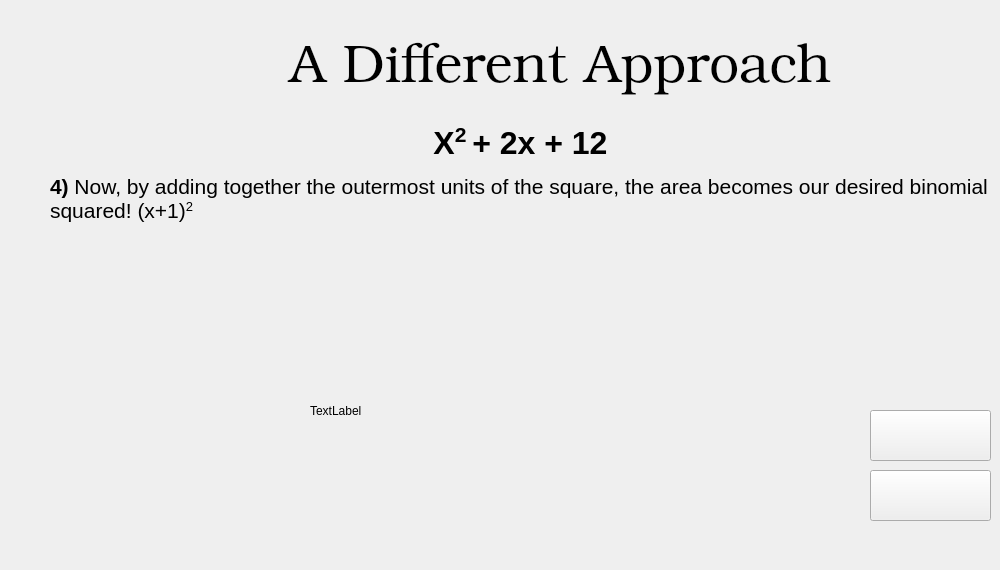
   <widget class="QWidget" name="backgroundPage5">
    <widget class="QLabel" name="img_5">
     <property name="geometry">
      <rect>
       <x>310</x>
       <y>260</y>
       <width>520</width>
       <height>301</height>
      </rect>
     </property>
     <property name="text">
      <string>TextLabel</string>
     </property>
    </widget>
    <widget class="QPushButton" name="levelButton_6">
     <property name="geometry">
      <rect>
       <x>870</x>
       <y>470</y>
       <width>121</width>
       <height>51</height>
      </rect>
     </property>
     <property name="styleSheet">
      <string notr="true">border-image : url(:/Pictures/selectlevel.png)</string>
     </property>
     <property name="text">
      <string/>
     </property>
    </widget>
    <widget class="QLabel" name="backgroundText_5">
     <property name="geometry">
      <rect>
       <x>50</x>
       <y>110</y>
       <width>941</width>
       <height>141</height>
      </rect>
     </property>
     <property name="styleSheet">
      <string notr="true"/>
     </property>
     <property name="text">
      <string>&lt;html&gt;&lt;head/&gt;&lt;body&gt;&lt;p align=&quot;center&quot;&gt;&lt;span style=&quot; font-size:24pt; font-weight:600;&quot;&gt;X&lt;/span&gt;&lt;span style=&quot; font-size:24pt; font-weight:600; vertical-align:super;&quot;&gt;2 &lt;/span&gt;&lt;span style=&quot; font-size:24pt; font-weight:600;&quot;&gt;+ 2x + 12&lt;/span&gt;&lt;/p&gt;&lt;p&gt;&lt;span style=&quot; font-size:16pt; font-weight:600;&quot;&gt;4) &lt;/span&gt;&lt;span style=&quot; font-size:16pt;&quot;&gt;Now, by adding together the outermost units of the square, the area becomes our desired binomial squared! (x+1)&lt;/span&gt;&lt;span style=&quot; font-size:16pt; vertical-align:super;&quot;&gt;2&lt;/span&gt;&lt;br/&gt;&lt;/p&gt;&lt;/body&gt;&lt;/html&gt;</string>
     </property>
     <property name="wordWrap">
      <bool>true</bool>
     </property>
    </widget>
    <widget class="QLabel" name="backgroundTitle_5">
     <property name="geometry">
      <rect>
       <x>270</x>
       <y>30</y>
       <width>581</width>
       <height>81</height>
      </rect>
     </property>
     <property name="font">
      <font>
       <family>URW Bookman L</family>
       <pointsize>40</pointsize>
       <weight>9</weight>
       <italic>false</italic>
       <bold>false</bold>
      </font>
     </property>
     <property name="styleSheet">
      <string notr="true">font: 75 40pt &quot;URW Bookman L&quot;;</string>
     </property>
     <property name="text">
      <string>A Different Approach</string>
     </property>
     <property name="alignment">
      <set>Qt::AlignCenter</set>
     </property>
    </widget>
    <widget class="QPushButton" name="nextBtn_5">
     <property name="geometry">
      <rect>
       <x>870</x>
       <y>410</y>
       <width>121</width>
       <height>51</height>
      </rect>
     </property>
     <property name="styleSheet">
      <string notr="true">border-image: url(:/Pictures/next.png);</string>
     </property>
     <property name="text">
      <string/>
     </property>
    </widget>
   </widget>
